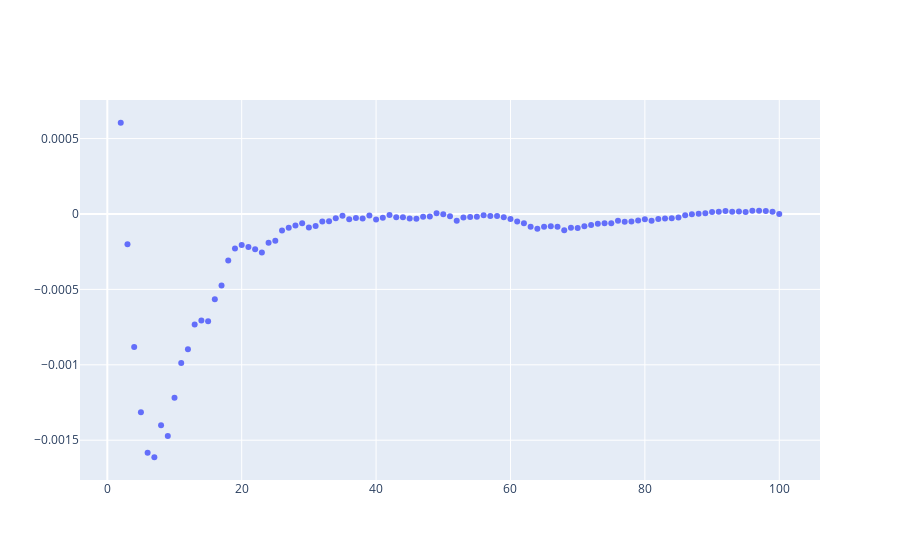

Here is the notebook cell this chart was saved with:
### Code cell
fig_gamma_cumul = go.Figure()
fig_gamma_cumul.add_trace(go.Scatter(x=gamma.index, y=cumul_mean(gamma.values), mode='markers', name='Raw Gamma'))
fig_gamma_cumul.show()
